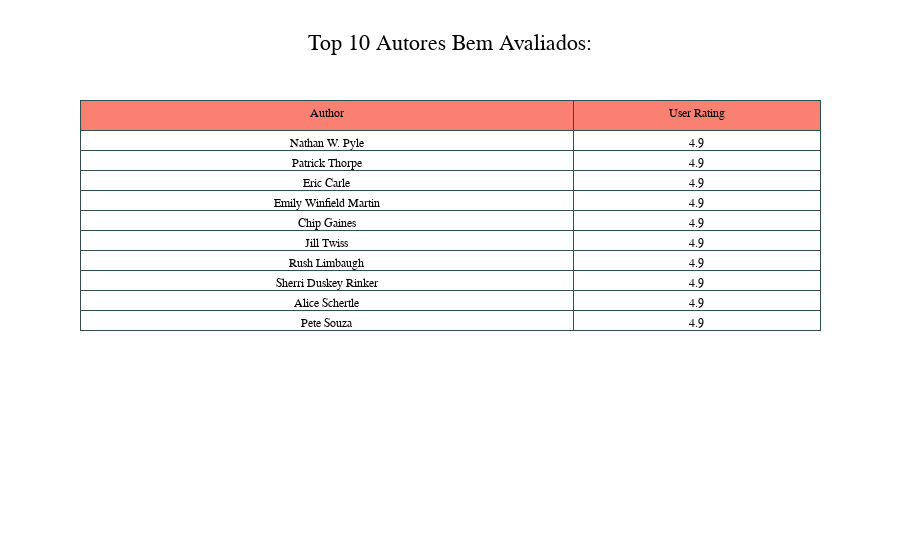

Notebook source saved alongside this figure:
### Markdown cell above
#### Autores Mais Bem Avaliados:

### Code cell
# Visualização em tabela dos melhores autores:
fig_1 = make_subplots(rows=1, cols=1, subplot_titles=(""))


# Parâmetros da tabela:
fig_1.add_trace(go.Table(columnorder = [1,2],
                         columnwidth = [20,10],
                         header=dict(values=authors_by_rating.columns, 
                                     line_color='darkslategray',
                                     fill_color='Salmon',
                                     height=30),
                         cells=dict(values=[authors_by_rating['Author'][:10],
                                    authors_by_rating['User Rating'][:10]], 
                                    line_color='darkslategray',
                                    fill_color='White')))

# Parâmetros para exibição da tabela:
fig_1.update_layout(showlegend=False, 
                    title_text='Top 10 Autores Bem Avaliados:', 
                    title_font_size=22, 
                    title_font_family='Arial', 
                    title_x=0.5,
                    font=dict(family='Arial', 
                              size=12, 
                              color='black'))

# Exibindo a tabela:
fig_1.show()

### Figure 1 — Plotly figure (JSON) as saved in the notebook; plotly's stock layout.template omitted (floating-point values rounded to 4 significant figures)
{"data": [{"cells": {"fill": {"color": "White"}, "line": {"color": "darkslategray"}, "values": [["Nathan W. Pyle", "Patrick Thorpe", "Eric Carle", "Emily Winfield Martin", "Chip Gaines", "Jill Twiss", "Rush Limbaugh", "Sherri Duskey Rinker", "Alice Schertle", "Pete Souza"], [4.9, 4.9, 4.9, 4.9, 4.9, 4.9, 4.9, 4.9, 4.9, 4.9]]}, "columnorder": [1, 2], "columnwidth": [20, 10], "header": {"fill": {"color": "Salmon"}, "height": 30, "line": {"color": "darkslategray"}, "values": ["Author", "User Rating"]}, "type": "table"}], "layout": {"font": {"color": "black", "family": "Arial", "size": 12}, "showlegend": false, "title": {"font": {"family": "Arial", "size": 22}, "text": "Top 10 Autores Bem Avaliados:", "x": 0.5}, "xaxis": {"anchor": "y", "domain": [0, 1]}, "yaxis": {"anchor": "x", "domain": [0, 1]}}}
